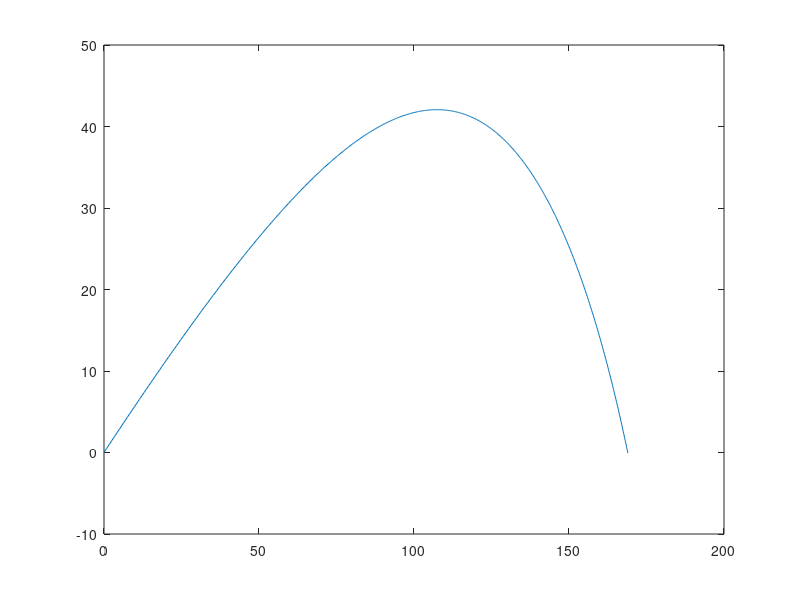

Write MATLAB code to recreate this figure.
% "The Golf ball problem"

% Clearprocess
clc;    % Clear the command window.
clearvars;
close all;  % Close all figures (except those of imtool.)
workspace;  % Make sure the workspace panel is showing.
fontSize = 20;
format compact;

% INPUT DATA
% Specified constants:
k = 0.01;
g = 9.81;
dt = 0.01;
%
% Input the initial condition:
%
prompt = {' Initial angle of launch: ',' Initial speed of launch: '};
titleBar = 'Enter an integer value';
defaultans = {'30','100'};
answer = inputdlg(prompt,titleBar,1,defaultans);

theta = str2double(answer{1});
Vs= str2double(answer{2});

the = theta * pi/180.;
u(1) = Vs * cos(the);
v(1) = Vs * sin(the);
% Launch pad location:
x(1) = 0.;
y(1) = 0.01;

% Compute approximate solution of the trajectory of flight
for n=1:1:6000

u(n+1) = u(n) - dt * (k * sqrt(u(n)^2+v(n)^2) * u(n));
v(n+1) = v(n) - dt * (k * sqrt(u(n)^2+v(n)^2) * v(n) + g);
x(n+1) = x(n) + u(n) * dt;
y(n+1) = y(n) + v(n) * dt;
  
% Determination of when the object hits ground:
if y(n+1) < 0; break; end
slope = (y(n+1) - y(n))/(x(n+1) - x(n));
b = y(n) - slope * x(n);
xhit = - b/slope;
      
end

%the plot
plot(x,y);

%Message about how far the ball went
message = sprintf(' The length of the shot = %5.2f \n', xhit);
msgbox(message);
